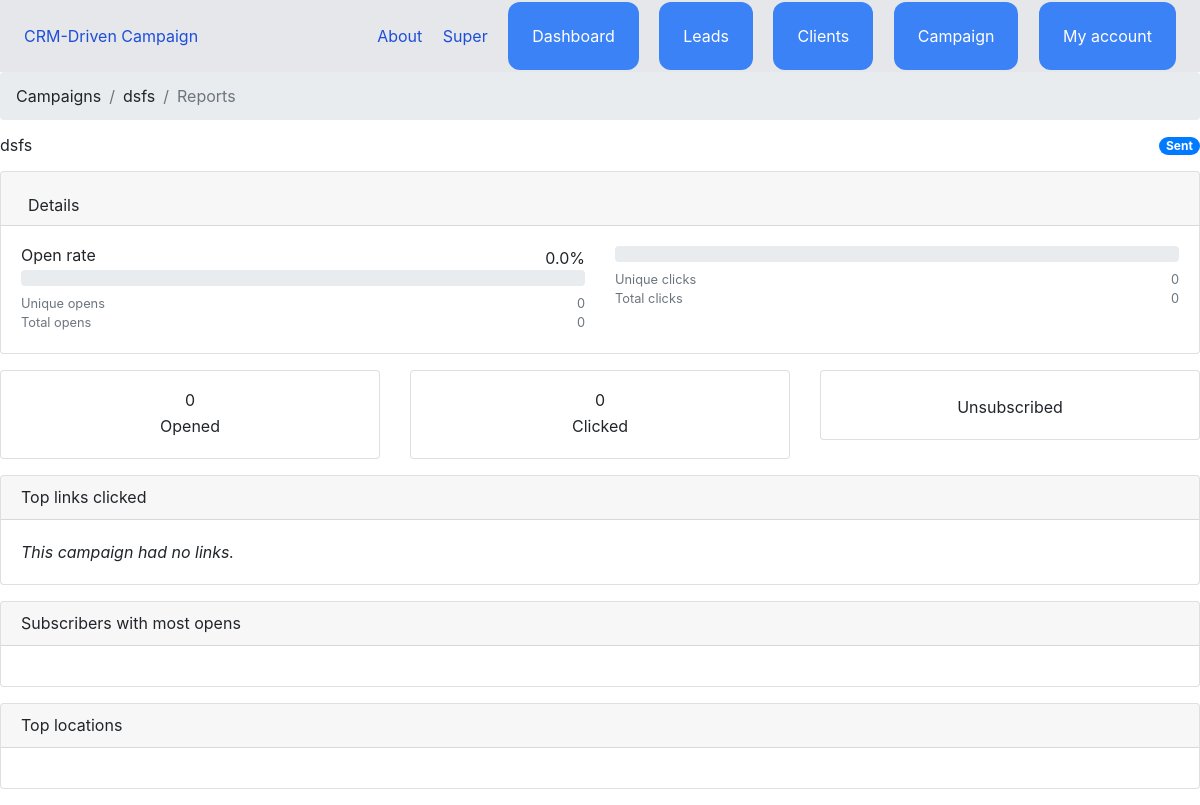
Page /campaign/27/reports/ (signed in) on the committed database.
### team/models.py (models this page shows, shortened)
class Team(models.Model):
    name = models.CharField(max_length=100)
    members = models.ManyToManyField(User, related_name='teams')
    created_by = models.ForeignKey(User, related_name='created_teams', on_delete=models.CASCADE)
    created_at = models.DateTimeField(auto_now_add=True)
    modified_at = models.DateTimeField(auto_now=True)

### campaigns/models.py (models this page shows, shortened)
class Campaign(models.Model):
    uuid = models.UUIDField(default=uuid.uuid4, unique=True, editable=False)
    name = models.CharField(_('name'), max_length=100)
    campaign_type = models.PositiveSmallIntegerField(
        _('type'),
        choices=CampaignTypes.CHOICES,
        default=CampaignTypes.REGULAR
    )
    mailing_list = models.ForeignKey(
        DynamicFilterExpr,
        on_delete=models.CASCADE,
        verbose_name=_('mailing list'),
        related_name='campaigns',
        null=True,
        blank=True
    )
    status = models.PositiveSmallIntegerField(
        _('status'),
        choices=CampaignStatus.CHOICES,
        default=CampaignStatus.DRAFT,
        db_index=True
    )
    send_date = models.DateTimeField(_('send date'), null=True, blank=True, db_index=True)
    create_date = models.DateTimeField(_('create date'), auto_now_add=True)
    update_date = models.DateTimeField(_('update date'), default=timezone.now)
    recipients_count = models.PositiveIntegerField(default=0)
    track_opens = models.BooleanField(_('track opens'), default=True)
    track_clicks = models.BooleanField(_('track clicks'), default=True)
    unique_opens_count = models.PositiveIntegerField(_('unique opens'), default=0, editable=False)
    total_opens_count = models.PositiveIntegerField(_('total opens'), default=0, editable=False)
    unique_clicks_count = models.PositiveIntegerField(_('unique clicks'), default=0, editable=False)
    total_clicks_count = models.PositiveIntegerField(_('total clicks'), default=0, editable=False)
    open_rate = models.FloatField(_('opens'), default=0.0, editable=False)
    click_rate = models.FloatField(_('clicks'), default=0.0, editable=False)
    __cached_email = None
    class Meta:
        verbose_name = _('campaign')
        verbose_name_plural = _('campaigns')
    def send(self):
        with transaction.atomic():
            self.send_date = timezone.now()
            self.status = CampaignStatus.QUEUED
            for email in self.emails.select_related('template').all():
                if email.template is not None:
                    email.template.last_used_date = timezone.now()
                    email.template.last_used_campaign_id = self.pk
                    email.template.save()
            self.save()
        send_campaign_task.delay(self.pk)

### campaigns/views.py (the view)
# urls.py: path('<int:pk>/reports/', views.CampaignReportsView.as_view(), name='campaign_reports'),
@method_decorator(login_required, name='dispatch')
class CampaignReportsView(CampaignMixin, DetailView):
    model = Campaign
    context_object_name = 'campaign'
    template_name = 'campaigns/campaign_reports.html'
    extra_context = {'submenu': 'reports'}

### campaigns/templatetags/campaigns.py (called while the page is built)
@register.filter
def campaign_status_badge(campaign):
    css_classes = {
        CampaignStatus.SENT: 'badge-primary',
        CampaignStatus.SCHEDULED: 'badge-warning',
        CampaignStatus.DRAFT: 'badge-secondary',
        CampaignStatus.QUEUED: 'badge-dark',
        CampaignStatus.DELIVERING: 'badge-success',
        CampaignStatus.PAUSED: 'badge-warning',
    }
    badge_class = css_classes[campaign.status]
    badge_text = campaign.get_status_display()
    html = '<span class="badge %s badge-pill">%s</span>' % (badge_class, badge_text)
    return mark_safe(html)

### campaigns/views.py (called while the page is built)
    def get_context_data(self, **kwargs):
        kwargs['menu'] = 'campaigns'
        return super().get_context_data(**kwargs)

### team/context_processors.py (called while the page is built)
def active_team(request):
    if request.user.is_authenticated:
        active_team = None
        if request.user.userprofile.active_team:
            active_team = request.user.userprofile.active_team
        else:
            active_team = Team.objects.filter(created_by = request.user)[0]
    else:
        active_team = None
    return { 'active_team': active_team}

### campaigns/templates/campaigns/campaign_reports.html (shortened to what this page needs)
{% extends 'campaigns/base.html' %}
{% load static i18n l10n %}
{% block stylesheet %}
  <link rel="stylesheet" href="{% static 'vendor/flag-icon/css/flag-icon.min.css' %}">
{% endblock %}
{% block breadcrumb %}
  <li class="breadcrumb-item"><a href="{% url 'campaign_detail' campaign.pk %}">{{ campaign.name }}</a></li>
  <li class="breadcrumb-item active" aria-current="page">{% trans 'Reports' %}</li>
{% endblock %}
{% block innercontent %}
  <div class="card-body">
    <div class="row">
      <div class="col">
        <div class="d-flex justify-content-between">
          <h5>Open rate</h5>
          <span>{{ campaign.open_rate }}%</span>
        </div>
        <div class="progress mb-2">
        </div>
        <small class="d-flex justify-content-between text-muted">
          <span>{% trans 'Unique opens' %}</span>
          <span>{{ campaign.unique_opens_count }}</span>
        </small>
        <small class="d-flex justify-content-between text-muted">
          <span>{% trans 'Total opens' %}</span>
          <span>{{ campaign.total_opens_count }}</span>
        </small>
      </div>
      <div class="col">
        <div class="progress mb-2">
        </div>
        <small class="d-flex justify-content-between text-muted">
          <span>{% trans 'Unique clicks' %}</span>
          <span>{{ campaign.unique_clicks_count }}</span>
        </small>
        <small class="d-flex justify-content-between text-muted">
          <span>{% trans 'Total clicks' %}</span>
          <span>{{ campaign.total_clicks_count }}</span>
        </small>
      </div>
    </div>
  </div>
{% endblock %}
{% block outercontent %}
  <div class="row mb-3 text-center">
    <div class="col">
      <div class="card">
        <div class="card-body">
          <h3 class="mb-1">{{ campaign.unique_opens_count }}</h3>
          <p class="card-text">{% trans 'Opened' %}</p>
        </div>
      </div>
    </div>
    <div class="col">
      <div class="card">
        <div class="card-body">
          <h3 class="mb-1">{{ campaign.unique_clicks_count }}</h3>
          <p class="card-text">{% trans 'Clicked' %}</p>
        </div>
      </div>
    </div>
    <div class="col">
      <div class="card">
        <div class="card-body">
          <p class="card-text">{% trans 'Unsubscribed' %}</p>
        </div>
      </div>
    </div>
  </div>
  <div class="card mb-3">
    <h5 class="card-header">{% trans 'Top links clicked' %}</h5>
    <div class="card-body">
      {% for link in links %}
        <p class="card-text d-flex justify-content-between">
          <a href="{{ link.url }}" target="_blank" rel="nofollow noopener" class="text-truncate">{{ link.url }}</a>
          <span>{{ link.total_clicks_count }}</span>
        </p>
      {% empty %}
        <p class="card-text">
          <em>{% trans 'This campaign had no links.' %}</em>
        </p>
      {% endfor %}
    </div>
  </div>
  <div class="card mb-3">
    <h5 class="card-header">
      {% trans 'Subscribers with most opens' %}
    </h5>
    <div class="card-body">
    </div>
  </div>
  <div class="card mb-3">
    <h5 class="card-header">
      {% trans 'Top locations' %}
    </h5>
    <div class="card-body">
    </div>
  </div>
{% endblock %}

### campaigns/templates/campaigns/base.html (shortened to what this page needs)
{% extends 'core/base.html' %}
{% load campaigns i18n %}
{% block content %}
  <nav aria-label="breadcrumb">
    <ol class="breadcrumb">
      <li class="breadcrumb-item"><a href="{% url 'campaigns' %}">{% trans 'Campaigns' %}</a></li>
      {% block breadcrumb %}
      {% endblock %}
    </ol>
  </nav>
  <div class="d-flex justify-content-between align-items-center mb-3">
    <div class="d-flex align-items-center">
      <h2 class="mb-0 mr-2">{{ campaign.name }}</h2>
    </div>
    {{ campaign|campaign_status_badge }}
  </div>
  {% block maincontent %}
    <div class="card mb-3">
      <div class="card-header">
        <ul class="nav nav-tabs card-header-tabs">
          <li class="nav-item">
            <a class="nav-link{% if submenu == 'details' %} active{% endif %}" href="{% url 'campaign_detail' campaign.pk %}">{% trans 'Details' %}</a>
        </ul>
      </div>
      {% block innercontent %}
      {% endblock %}
    </div>
    {% block outercontent %}
    {% endblock outercontent %}
  {% endblock maincontent %}
{% endblock %}

### core/templates/core/partials/nav.html
<nav class="py-6 px-6 flex justify-between bg-gray-200">
    <a href="/" class="text-blue-700">CRM-Driven Campaign</a>
        <div class="space-x-4">
            <a href="{% url 'about' %}" class="text-blue-700">About</a>
            {% if request.user.is_authenticated %}
            <a href="{% url 'team:detail' active_team.id %}" class="text-blue-700">{{ active_team.name }}</a>
            <a href="{% url 'dashboard:index' %}" class="py-4 px-6 bg-blue-500 rounded-xl text-white">Dashboard</a>
            <a href="{% url 'leads:list' %}" class="py-4 px-6 bg-blue-500 rounded-xl text-white">Leads</a>
            <a href="{% url 'clients:list' %}" class="py-4 px-6 bg-blue-500 rounded-xl text-white">Clients</a>
            <a href="{% url 'campaigns' %}" class="py-4 px-6 bg-blue-500 rounded-xl text-white">Campaign</a>
            <a href="{% url 'userprofile:myaccount' %}" class="py-4 px-6 bg-blue-500 rounded-xl text-white">My account</a>
            {% else %}
            <a href="{% url 'login' %}" class="py-4 px-6 bg-blue-600 rounded-xl text-white">Login</a>
            <a href="{% url 'userprofile:signup' %}" class="py-4 px-6 bg-blue-400 rounded-xl text-white">Sign up</a>
            {% endif %}
        </div>
</nav>

### rows in the picture
Team: name "Super"
Campaign: name "dsfs", status "Sent", open_rate "0.0", unique_opens_count "0", total_opens_count "0", unique_clicks_count "0", total_clicks_count "0"
